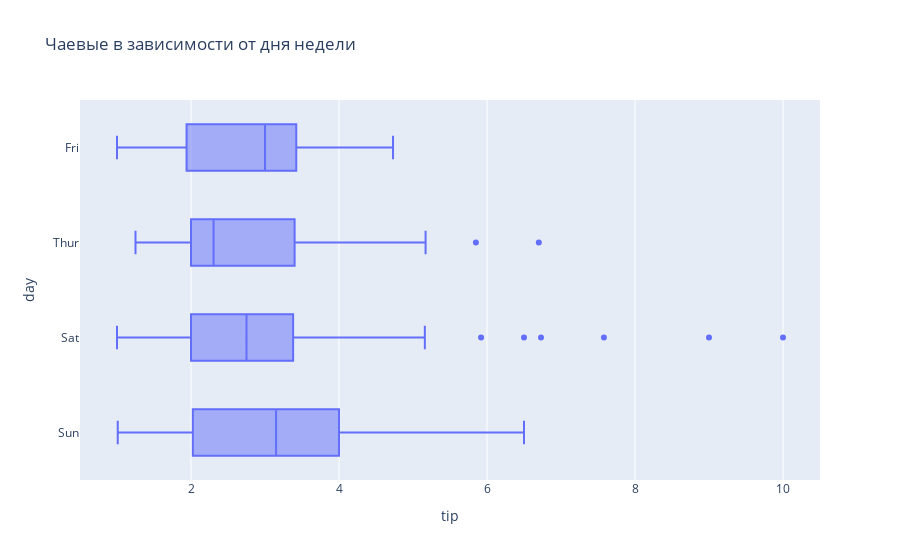

Notebook code for this chart:
### Code cell
px.box(df,y='day',x='tip',title='Чаевые в зависимости от дня недели')

### Figure 1 — Plotly figure (JSON) as saved in the notebook; plotly's stock layout.template omitted (floating-point values rounded to 4 significant figures; data arrays with more than 128 entries replaced by an {"elided": "..."} marker saying what was removed)
{"data": [{"alignmentgroup": "True", "hovertemplate": "tip=%{x}<br>day=%{y}<extra></extra>", "legendgroup": "", "marker": {"color": "#636efa"}, "name": "", "notched": false, "offsetgroup": "", "orientation": "h", "showlegend": false, "type": "box", "x": {"elided": "244 float values"}, "x0": " ", "xaxis": "x", "y": {"elided": "244 str values"}, "y0": " ", "yaxis": "y"}], "layout": {"boxmode": "group", "legend": {"tracegroupgap": 0}, "title": {"text": "Чаевые в зависимости от дня недели"}, "xaxis": {"anchor": "y", "domain": [0, 1], "title": {"text": "tip"}}, "yaxis": {"anchor": "x", "domain": [0, 1], "title": {"text": "day"}}}}
